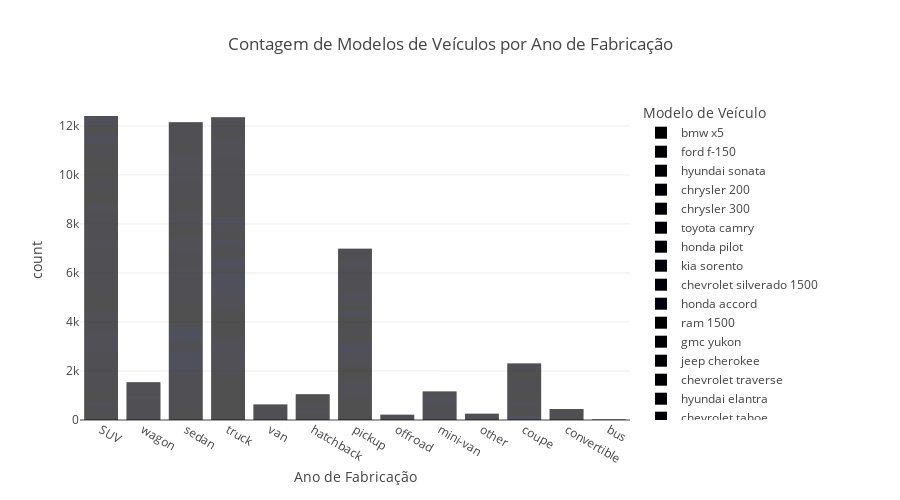

Write notebook code for a chart like this one.
### Code cell
fig = px.bar(df, x='type', color='model', title='Contagem de Modelos de Veículos por Ano de Fabricação',
             labels={'type': 'Ano de Fabricação', 'model': 'Modelo de Veículo'},
             height=500)
             
# Personaliza a legenda
fig.update_layout(legend_title_text='Modelo de Veículo')

# Exibe o gráfico
fig.show()

st.plotly_chart(fig, use_container_width=True)
